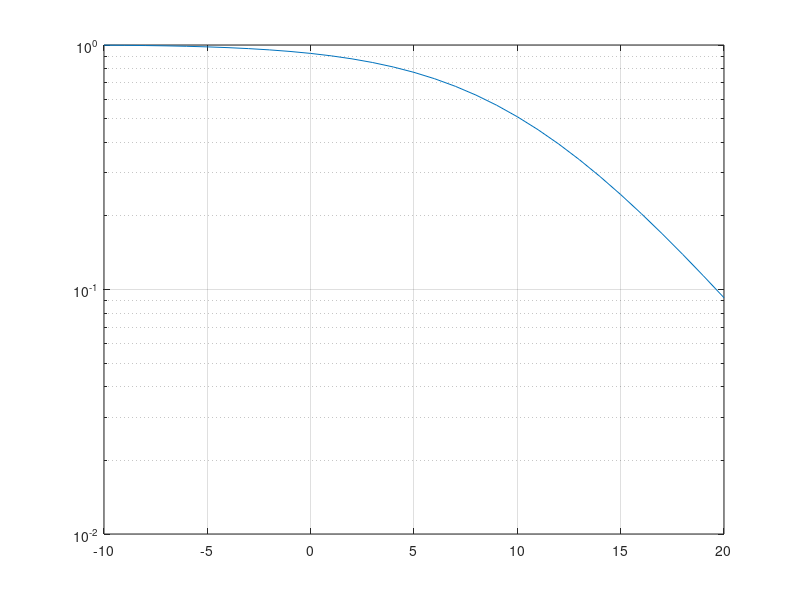
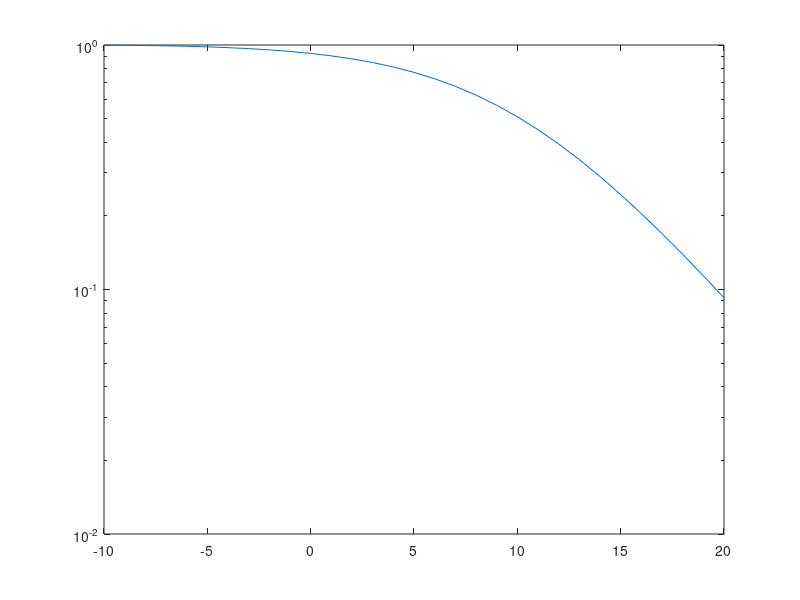

Write MATLAB code to recreate these figures, in order.
threshold = 1;
noiseSNRdb = 20;
sampleSize = [1 1e3];
Kdb = -10:20;
%   get the ratio in number, and not dB
K = 10.^(Kdb./10);

ge = mean(randi([0 100], sampleSize));
gd = K.*ge;

lambda = 10^threshold;

sop = 1-exp((-lambda+1)./gd).*(gd./(lambda*ge+gd));
figure;
semilogy(Kdb, sop);
grid on;
hold on;

noiseSNRdb = 20;
Kdb = -10:20;
%   get the ratio in number, and not dB
K = 10.^(Kdb./10);



lambda = 10^threshold;

sop = 1-exp((-lambda+1)./gd).*(gd./(lambda*ge+gd));
figure;
semilogy(Kdb, sop);